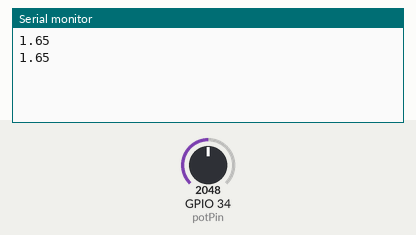
Simulated run of this sketch. Board: ESP32. Shown: the last lines printed to the serial monitor. Inputs (shaded band) come from the test bench; at power-on: GPIO 34 (potPin) = 2048.

Above: at 1.8 s.
1.9 s: GPIO 34 (potPin) set to 2866
At 2.6 s:
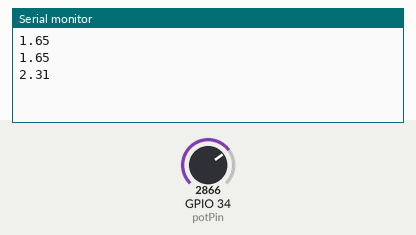
3.4 s: GPIO 34 (potPin) set to 3603
At 4.8 s:
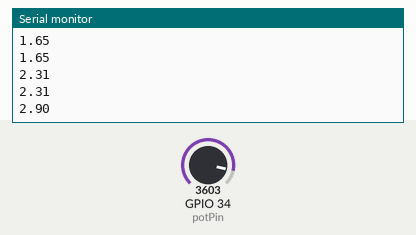
Timing chart, 0 to 6.4 s (numbered marks = the images above; inputs shaded):
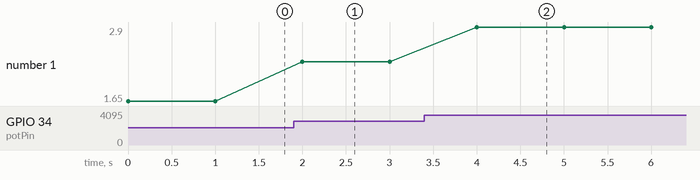

Measured:
- after the input at 1.9 s, the serial monitor: prints a new line after 0.10 s (image 1)
- after the input at 3.4 s, the serial monitor: prints a new line after 0.60 s (image 2)
- plotted number 1: 1.65 → 2.31 after the input at 1.9 s, 2.31 → 2.9 after the input at 3.4 s

The sketch:

P1_1.ino
```cpp
// Potenciometro conectado a  GPIO 34 (Analog ADC1_CH6)
const int potPin = 34;

// variable para almacenar valor de potenciometro
float potVal = 0;
float potValor = 0;


void setup() {
  // put your setup code here, to run once:
  Serial.begin(115200);
  analogSetPinAttenuation(potPin,ADC_11db);// Establece la atenuación de entrada para el pin especificado.Es la atenuación correspondiente para un rango de 3.3V
}

void loop() {
  // put your main code here, to run repeatedly:
  potVal = analogRead(potPin); //Leo el puerto analógico del potenciómetro
  potValor = potVal * (3.3/4095); // Conversión referente al ADC (4095 porque cogemos todo el rango al tener la attenuación de 11dB)
  Serial.println(potValor);//Muestro el valor por el monitor serie
  delay(1000); //Para leer con una diferencia de 1s
}
```
